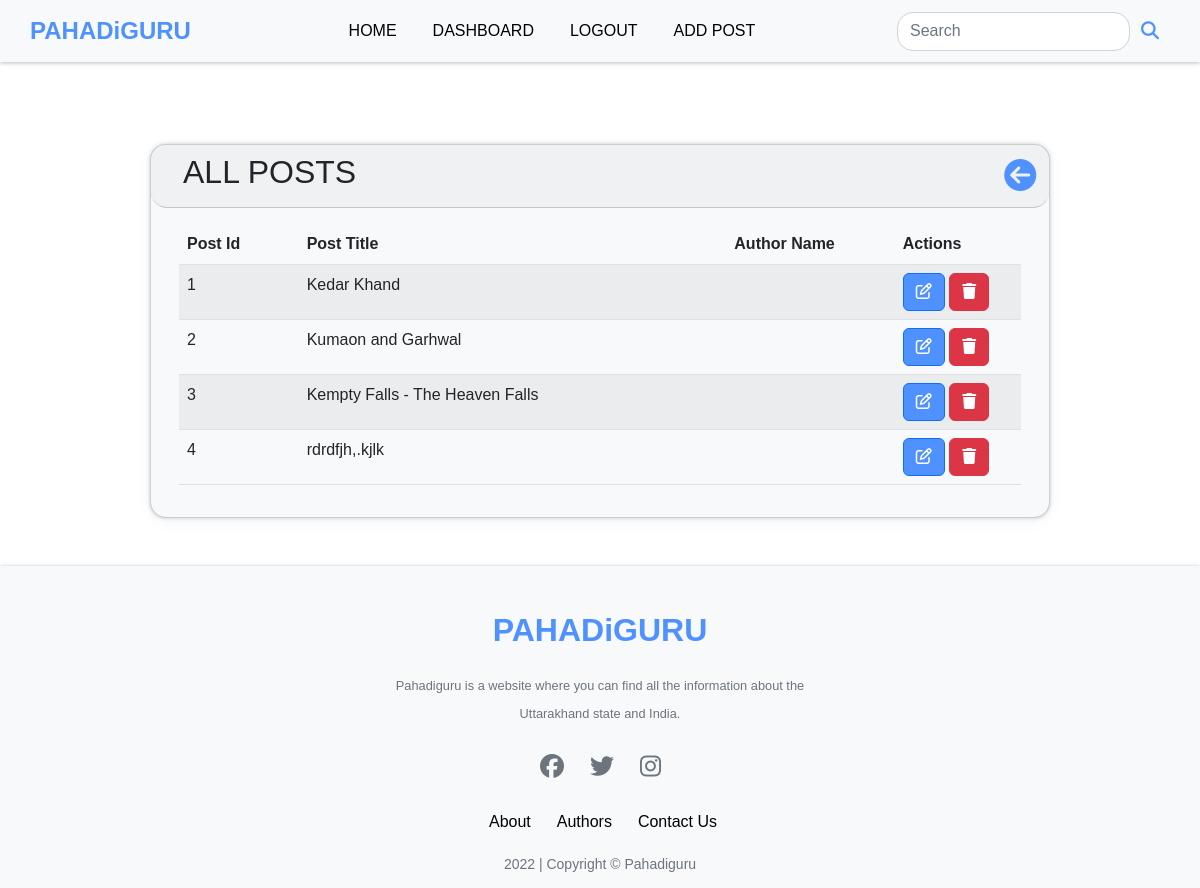
The app's page /admin_all_posts (signed in) with its own data.
### app.py (models this page shows)
class Posts(db.Model):
    id = db.Column(db.Integer, primary_key=True)
    title = db.Column(db.String(200), nullable=False)
    category = db.Column(db.String(50), nullable=False)
    slug= db.Column(db.String(200),nullable=True)
    content = db.Column(db.String(500), nullable=False)
    date_added = db.Column(db.Date, default=date.today)
    date_time = db.Column(db.DateTime, default=datetime.utcnow)
    poster_id = db.Column(db.Integer, db.ForeignKey('users.id'))
    likes=db.relationship('Likes',backref='post',passive_deletes=True)
    views=db.relationship('Views',backref='post',passive_deletes=True)
    image = db.Column(db.String(), nullable=True)

### app.py (the view)
@app.route('/admin_all_posts', methods=['GET', 'POST'])
@login_required
def admin_all_posts():
    posts = Posts.query.all()
    return render_template('admin_all_posts.html',posts=posts)

### app.py (called while the page is built)
@login_manager.user_loader
def load_user(user_id):
    return Users.query.get(int(user_id))

### templates/admin_all_posts.html (shortened to what this page needs)
{% extends 'base.html' %}  {% block content %} {% if current_user.is_authenticated and
(current_user.role == 'Admin') %}
<br />
<br /><br /><br /><br /><br />
<div
  class="card rounded-4 m-auto w-75"
  style="
    box-shadow: rgba(67, 71, 85, 0.27) 0px 0px 0.25em,
      rgba(90, 125, 188, 0.05) 0px 0.25em 1em;
    background-color: #f8f9fa;
  "
>
  <div
    class="card-header rounded-4"
    style="display: flex; justify-content: space-between; align-items: center"
  >
    <div>
      <h2 class="text-uppercase font-weight-bold" style="margin-left: 1rem">
        All Posts
      </h2>
    </div>
    <a href="{{url_for('dashboard')}}"
      ><i
        class="fa-solid fa-circle-arrow-left"
        style="font-size: 2rem; margin-left: 10%; color: #4f92ff"
      ></i
    ></a>
  </div>
  <div class="card-body rounded-4">
    <div class="container">
      <div class="row">
        <div class="col rounded-4" style="min-width: 10.125rem">
          <table class="table table-striped">
            <thead>
              <tr>
                <th>Post Id</th>
                <th>Post Title</th>
                <th style="width: 20%">Author Name</th>
                <th style="width: 15%">Actions</th>
              </tr>
            </thead>
            <tbody>
              {% for post in posts %}
              <tr>
                <td>{{ post.id }}</td>
                <td>{{ post.title|truncate(30) }}</td>
                <td>{{ post.poster.name }}</td>
                <td>
                  <a
                    href="{{url_for('edit_post',id=post.id)}}"
                    class="btn btn-primary" style="background-color: #4f92ff"
                    ><i class="fa-regular fa-pen-to-square"></i
                  ></a>
                  <a
                    onclick="return confirm('Are you sure you want to delete this post?');"
                    href="{{url_for('delete_post',id=post.id)}}"
                    class="btn btn-danger"
                    ><i class="fas fa-trash"></i
                  ></a>
                </td>
              </tr>
              {% endfor %}
            </tbody>
          </table>
        </div>
      </div>
    </div>
  </div>
</div>
<br />
<br />
{% endif %} {% endblock %}

### records on screen
Posts: id "1", title "Kedar Khand"
Posts: id "2", title "Kumaon and Garhwal"
Posts: id "3", title "Kempty Falls - The Heaven Falls"
Posts: id "4", title "rdrdfjh,.kjlk"
